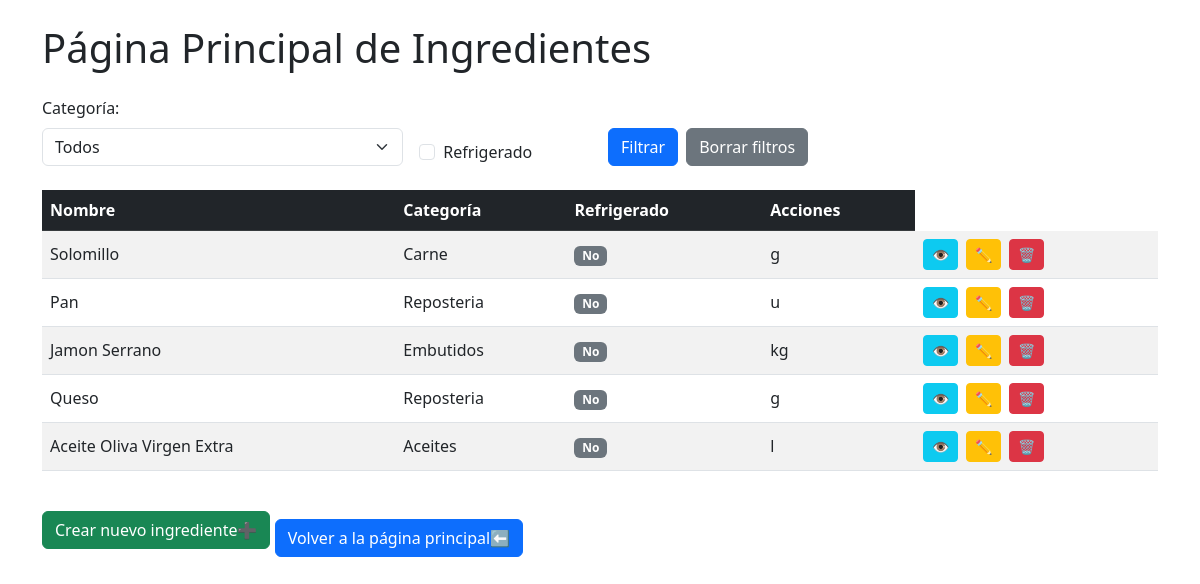
The app's page /ingredientes, older data.
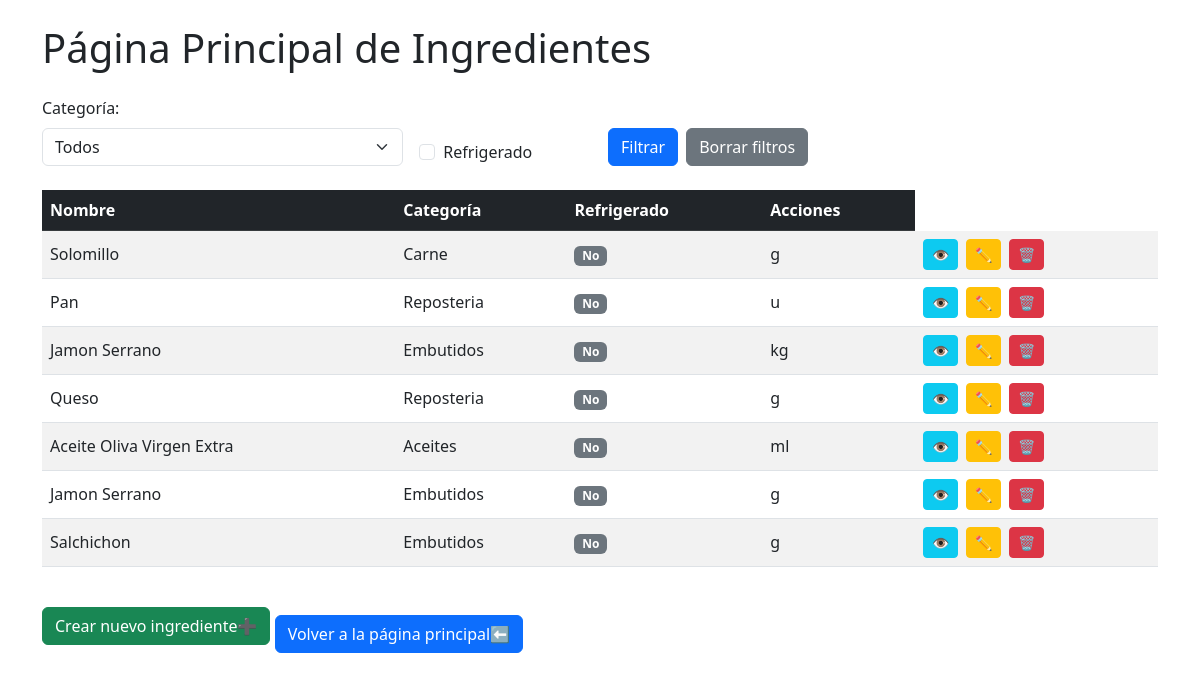
The same page, newer data.
### recetasapp/models.py (models this page shows, shortened)
class Ingredientes(models.Model):
    nombre = models.CharField(max_length=50, validators=[validate_nombre])
    categoria = models.ForeignKey('CategoriaIngrediente', on_delete=models.CASCADE)
    refrigerado = models.BooleanField(default=False)
    medida = models.CharField(
        max_length=5,
        choices=Medida.choices,
        default=Medida.GRAMOS
    )

class CategoriaIngrediente(models.Model):
    nombre = models.CharField(max_length=50)

### recetasapp/views.py (the view)
# urls.py: path('ingredientes', views.IngredienteListView.as_view(), name='ingredientes_lista'),
class IngredienteListView(ListView):
    model = Ingredientes
    template_name = 'recetasapp/ingredientes_lista.html'
    context_object_name = 'ingredientes'

### recetasapp/templates/recetasapp/ingredientes_lista.html (shortened to what this page needs)
{% extends 'recetasapp/base.html' %}
{% block content %}
<div class="container mt-4">
    <h1 class="mb-4">Página Principal de Ingredientes</h1>
    <form class="row g-3 mb-4" action="" method="get">
        <div class="col-md-4">
            <label for="categoria" class="form-label">Categoría:</label>
            <select name="categoria" id="categoria" class="form-select">
                <option value="">Todos</option>
            </select>
        </div>
        <div class="col-md-2 d-flex align-items-end">
            <div class="form-check">
                <input type="checkbox" id="refrigerado" name="refrigerado" value="1" class="form-check-input"
                    {% if request.GET.refrigerado == "1" %}checked{% endif %}>
                <label class="form-check-label" for="refrigerado">Refrigerado</label>
            </div>
        </div>
        <div class="col-md-6 d-flex align-items-end">
            <button type="submit" class="btn btn-primary me-2">Filtrar</button>
            <a href="{% url 'ingredientes_lista' %}" class="btn btn-secondary">Borrar filtros</a>
        </div>
    </form>
    <div class="table-responsive">
        <table class="table table-striped table-hover align-middle">
            <thead class="table-dark">
                <tr>
                    <th>Nombre</th>
                    <th>Categoría</th>
                    <th>Refrigerado</th>
                    <th>Acciones</th>
                </tr>
            </thead>
            <tbody>
                {% for ingrediente in ingredientes %}
                    <tr>
                        <td>{{ ingrediente.nombre }}</td>
                        <td>{{ ingrediente.categoria.nombre }}</td>
                        <td>
                            {% if ingrediente.refrigerado %}
                                <span class="badge bg-info text-dark">Sí</span>
                            {% else %}
                                <span class="badge bg-secondary">No</span>
                            {% endif %}
                        </td>
                        <td>
                            {{ingrediente.medida}}
                        <td>
                            <a href="{% url 'ingrediente_detalle' ingrediente.id %}" class="btn btn-info btn-sm me-1">👁️</a>
                            <a href="{% url 'ingrediente_editar' ingrediente.id %}" class="btn btn-warning btn-sm me-1">✏️</a>
                            <a href="{% url 'ingrediente_eliminar' ingrediente.id %}" class="btn btn-danger btn-sm">🗑️</a>
                        </td>
                        </td>
                    </tr>
                {% empty %}
                    <tr>
                        <td colspan="4" class="text-center">No hay ingredientes aún</td>
                    </tr>
                {% endfor %}
            </tbody>
        </table>
    </div>
    <div class="mt-3">
        <a href="{% url 'ingrediente_crear' %}" class="btn btn-success">
            Crear nuevo ingrediente➕
        </a>
        <a href="{% url 'inicio' %}" class="btn btn-primary mt-3">
        Volver a la página principal⬅️
        </a>
    </div>
</div>
{% endblock %}

### recetasapp/templates/recetasapp/base.html (shortened to what this page needs)
<!DOCTYPE html>
<html lang="es">
<head>
    <link href="https://cdn.jsdelivr.net/npm/bootstrap@5.3.0/dist/css/bootstrap.min.css" rel="stylesheet">
</head>
<body>
    {% block content %}
    {% endblock %}
</body>
</html>

Row changes from the older to the newer data that the page shows:
changed Ingredientes "Aceite Oliva Virgen Extra": medida "l" → "ml"
added Ingredientes: nombre "Jamon Serrano", categoria.nombre "Embutidos", refrigerado "No", medida "g"
added Ingredientes: nombre "Salchichon", categoria.nombre "Embutidos", refrigerado "No", medida "g"
